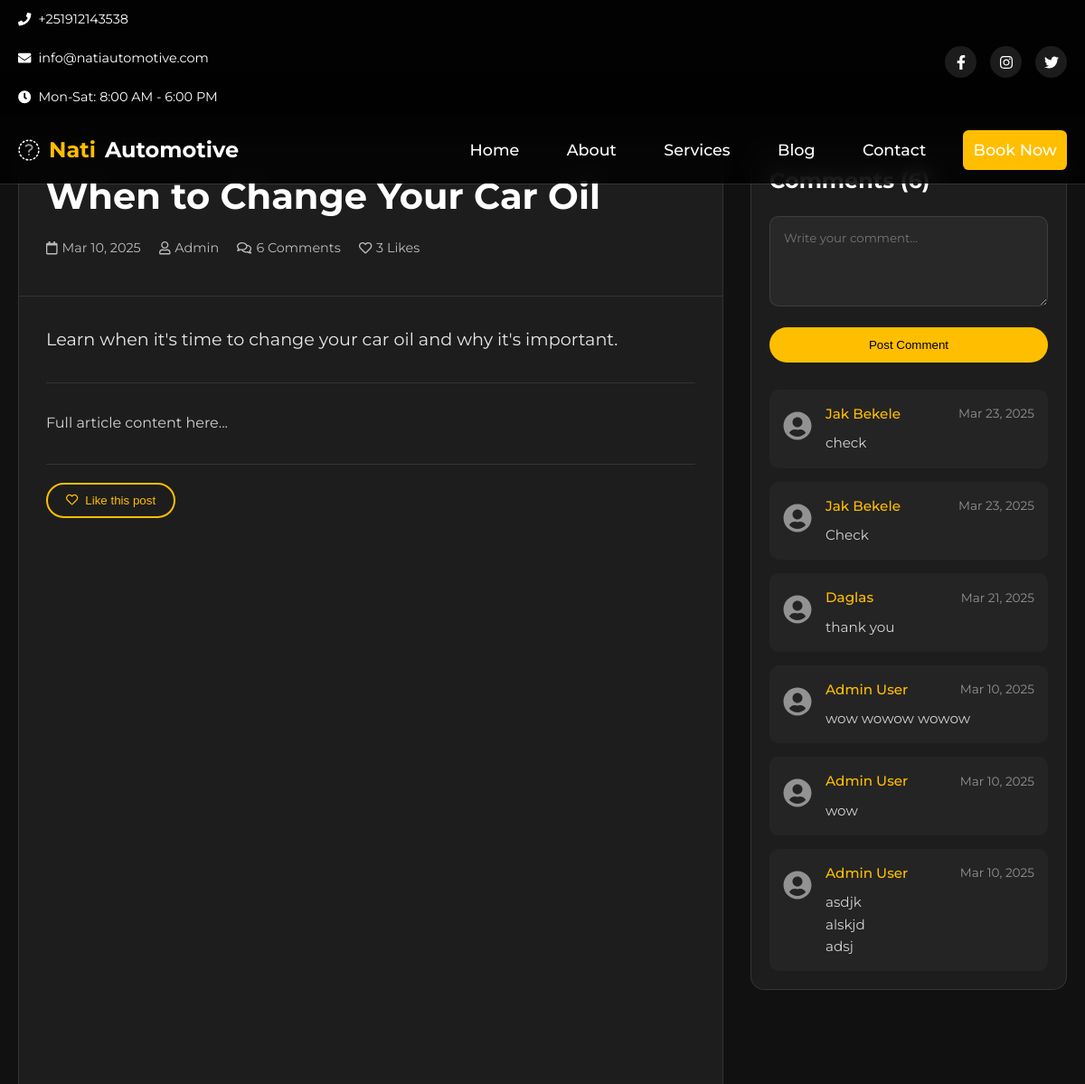
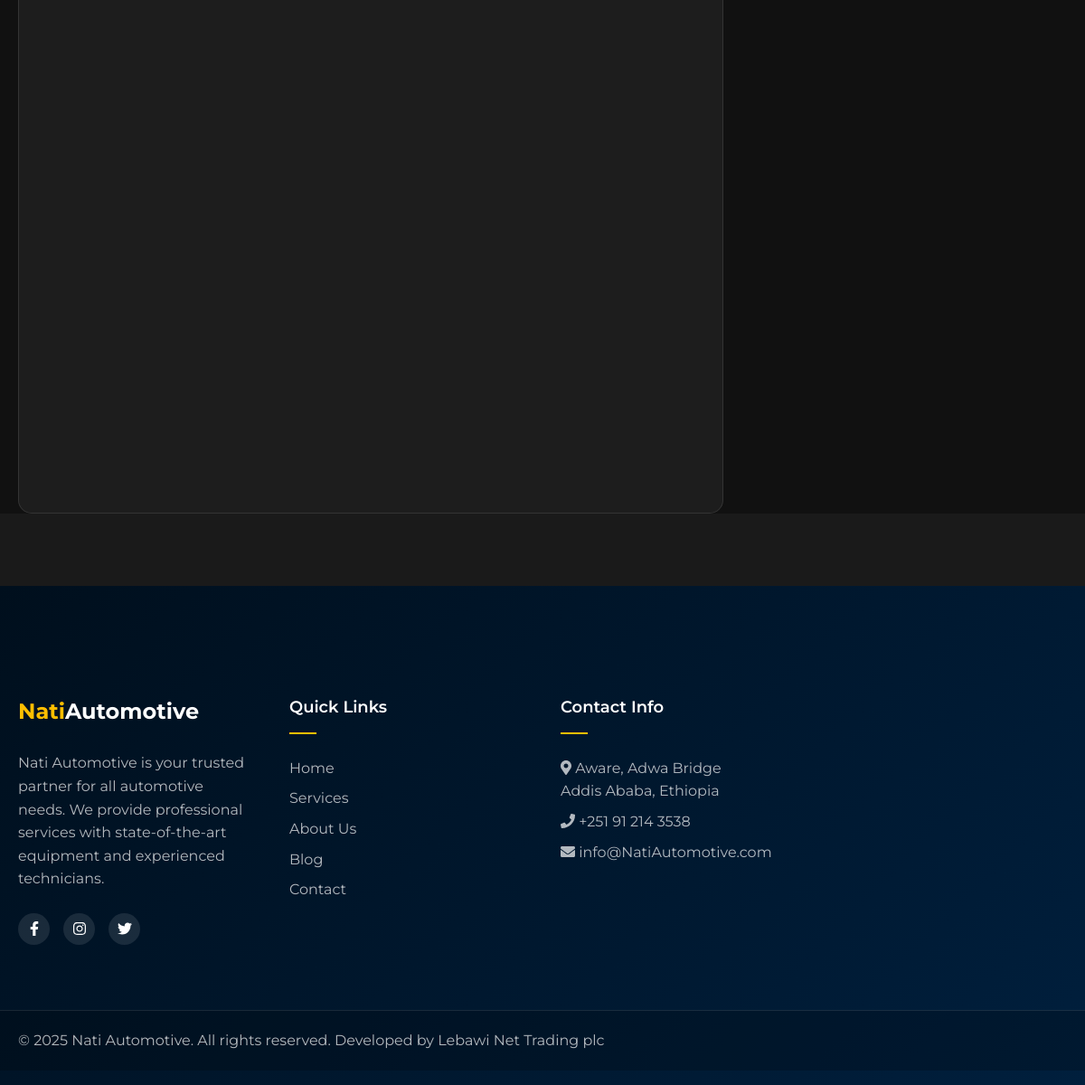
Screenshot of /website/blog-single.php?id=1 with the database file from the repository (2 pictures, top to bottom).
### tables this page shows
CREATE TABLE `tbl_blog` (
  `id` int(11) NOT NULL,
  `title` varchar(255) NOT NULL,
  `writer` varchar(100) DEFAULT 'Admin',
  `date` timestamp NOT NULL DEFAULT current_timestamp(),
  `s_article` text DEFAULT NULL,
  `content` text DEFAULT NULL,
  `image_url` varchar(255) DEFAULT NULL,
  `status` enum('featured','none') DEFAULT 'none'
);

CREATE TABLE `tbl_blog_comments` (
  `id` int(11) NOT NULL,
  `blog_id` int(11) NOT NULL,
  `user_id` int(11) NOT NULL,
  `parent_id` int(11) DEFAULT NULL,
  `comment` text NOT NULL,
  `created_at` timestamp NOT NULL DEFAULT current_timestamp()
);

CREATE TABLE `tbl_user` (
  `id` int(11) NOT NULL,
  `name` varchar(255) NOT NULL,
  `email` varchar(255) NOT NULL,
  `new_img_name` varchar(255) DEFAULT NULL,
  `car_brand` varchar(100) DEFAULT NULL,
  `role` varchar(20) DEFAULT 'user',
  `phonenum` varchar(20) NOT NULL,
  `password` varchar(255) NOT NULL,
  `created_at` timestamp NOT NULL DEFAULT current_timestamp()
);

### website/blog-single.php (the view, shortened to what this page needs)
<?php
require_once 'includes/blog_functions.php';
$blog_id = isset($_GET['id']) ? (int)$_GET['id'] : 0;
$sql = "SELECT b.*,
        (SELECT COUNT(*) FROM tbl_blog_comments WHERE blog_id = b.id) as comment_count,
        (SELECT COUNT(*) FROM tbl_blog_likes WHERE blog_id = b.id) as like_count
        FROM tbl_blog b
        WHERE b.id = ?";
$stmt = $conn->prepare($sql);
$stmt->bind_param("i", $blog_id);
$stmt->execute();
$result = $stmt->get_result();
$blog = $result->fetch_assoc();
$sql = "SELECT c.*, u.name as username, c.comment as comment_text
        FROM tbl_blog_comments c
        LEFT JOIN tbl_user u ON c.user_id = u.id
        WHERE c.blog_id = ?
        ORDER BY c.created_at DESC";
$stmt = $conn->prepare($sql);
$stmt->bind_param("i", $blog_id);
$stmt->execute();
$comments_result = $stmt->get_result();
$comments = [];
while ($row = $comments_result->fetch_assoc()) {
    $comments[] = $row;
}
?>
<!DOCTYPE html>
<html lang="en">
<head>
    <link rel="stylesheet" href="https://cdnjs.cloudflare.com/ajax/libs/font-awesome/5.15.4/css/all.min.css">
    <link rel="stylesheet" href="assets/css/style.css">
</head>
<body class="dark-theme">
    <?php include 'includes/header.php'; ?>
    <main class="blog-single-page">
        <div class="blog-container">
            <div class="blog-main-content">
                <article class="blog-post">
                    <div class="blog-header">
                        <h1><?php echo htmlspecialchars($blog['title']); ?></h1>
                        <div class="blog-meta">
                            <span class="date">
                                <i class="far fa-calendar"></i>
                                <?php echo date('M d, Y', strtotime($blog['date'])); ?>
                            </span>
                            <span class="author">
                                <i class="far fa-user"></i>
                                <?php echo htmlspecialchars($blog['writer']); ?>
                            </span>
                            <span class="comments">
                                <i class="far fa-comments"></i>
                                <?php echo $blog['comment_count']; ?> Comments
                            </span>
                            <span class="likes">
                                <i class="far fa-heart"></i>
                                <?php echo $blog['like_count']; ?> Likes
                            </span>
                        </div>
                    </div>
                    <div class="blog-content">
                        <?php if (!empty($blog['s_article'])): ?>
                            <div class="blog-summary">
                                <?php echo nl2br(htmlspecialchars($blog['s_article'])); ?>
                            </div>
                        <?php endif; ?>
                        <div class="blog-full-content">
                            <?php echo nl2br(htmlspecialchars($blog['content'])); ?>
                        </div>
                        <div class="blog-actions">
                            <form method="POST" class="like-form">
                                <button type="submit" class="like-btn <?php echo $is_liked ? 'liked' : ''; ?>">
                                    <i class="<?php echo $is_liked ? 'fas' : 'far'; ?> fa-heart"></i>
                                    Like this post
                                </button>
                            </form>
                        </div>
                    </div>
                </article>
            </div>
            <aside class="comments-sidebar">
                <div class="comments-section">
                    <h2>Comments (<?php echo count($comments); ?>)</h2>
                    <div class="comment-form-wrapper">
                        <form method="POST" class="comment-form">
                            <textarea name="comment_text" placeholder="Write your comment..." required></textarea>
                            <button type="submit" class="post-comment-btn">Post Comment</button>
                        </form>
                    </div>
                    <div class="comments-list">
                        <?php foreach($comments as $comment): ?>
                            <div class="comment">
                                <div class="comment-avatar">
                                    <i class="fas fa-user-circle"></i>
                                </div>
                                <div class="comment-content">
                                    <div class="comment-header">
                                        <span class="comment-author">
                                            <?php echo htmlspecialchars($comment['username'] ?? 'Anonymous'); ?>
                                        </span>
                                        <span class="comment-date">
                                            <?php echo date('M d, Y', strtotime($comment['created_at'])); ?>
                                        </span>
                                    </div>
                                    <div class="comment-text">
                                        <?php echo nl2br(htmlspecialchars($comment['comment_text'])); ?>
                                    </div>
                                </div>
                            </div>
                        <?php endforeach; ?>
                    </div>
                </div>
            </aside>
        </div>
    </main>
    <?php include 'includes/footer.php'; ?>
</body>
</html>

### website/assets/css/style.css (style rules this page uses)
:root { --primary-color: #ff3333; --secondary-color: #ffbe00; --dark-bg: #1a1a1a; --darker-bg: #121212; --light-text: #ffffff; --gray-text: #888888; --transition: all 0.3s ease; }
* { margin: 0; padding: 0; box-sizing: border-box; }
body { font-family: 'Montserrat', sans-serif; line-height: 1.6; background-color: var(--dark-bg); color: var(--light-text); font-size: 1rem; }
.blog-content { padding: 1rem; color: #fff; }
.blog-meta { display: flex; gap: 0.7rem; margin-bottom: 0.7rem; font-size: 0.9rem; color: rgba(255,255,255,0.7); }
.blog-meta span { display: flex; align-items: center; gap: 0.3rem; }

### website/blog-single.php (style rules this page uses)
.blog-single-page { padding: 80px 0 0; background: #111; min-height: calc(100vh - 80px); margin-top: 80px; }
.blog-container { max-width: 1400px; margin: 0 auto; padding: 0 20px; display: grid; grid-template-columns: 1fr 400px; gap: 30px; }
.blog-main-content { background: rgba(255,255,255,0.05); border-radius: 15px; overflow: hidden; border: 1px solid rgba(255,255,255,0.1); }
.blog-header { padding: 30px; border-bottom: 1px solid rgba(255,255,255,0.1); }
.blog-header h1 { color: #fff; margin: 0 0 20px; font-size: 2.5rem; line-height: 1.3; }
.blog-meta { display: flex; flex-wrap: wrap; gap: 20px; color: rgba(255,255,255,0.7); font-size: 0.9rem; }
.blog-meta span { display: flex; align-items: center; gap: 5px; }
.blog-content { padding: 30px; color: #fff; }
.blog-summary { font-size: 1.2rem; line-height: 1.8; color: rgba(255,255,255,0.9); margin-bottom: 30px; padding-bottom: 30px; border-bottom: 1px solid rgba(255,255,255,0.1); }
.blog-full-content { line-height: 1.8; color: rgba(255,255,255,0.8); margin-bottom: 30px; }
.blog-actions { padding-top: 20px; border-top: 1px solid rgba(255,255,255,0.1); }
.like-btn { background: transparent; border: 2px solid #ffbe00; color: #ffbe00; padding: 10px 20px; border-radius: 25px; cursor: pointer; transition: all 0.3s ease; display: flex; align-items: center; gap: 8px; }
.comments-sidebar { position: sticky; top: 100px; height: calc(100vh - 120px); overflow-y: auto; }
.comments-section { background: rgba(255,255,255,0.05); border-radius: 15px; border: 1px solid rgba(255,255,255,0.1); padding: 20px; }
.comments-section h2 { color: #fff; margin: 0 0 20px; font-size: 1.5rem; }
.comment-form-wrapper { margin-bottom: 30px; }
.comment-form textarea { width: 100%; height: 100px; padding: 15px; border-radius: 10px; border: 1px solid rgba(255,255,255,0.1); background: rgba(255,255,255,0.05); color: #fff; margin-bottom: 15px; resize: vertical; font-family: inherit; }
.post-comment-btn { width: 100%; background: #ffbe00; color: #000; border: none; padding: 12px; border-radius: 25px; cursor: pointer; font-weight: 500; transition: all 0.3s ease; }
.comments-list { display: flex; flex-direction: column; gap: 15px; }
.comment { display: flex; gap: 15px; padding: 15px; background: rgba(255,255,255,0.03); border-radius: 10px; }
.comment-avatar { font-size: 2rem; color: rgba(255,255,255,0.5); flex-shrink: 0; }
.comment-content { flex: 1; min-width: 0; }
.comment-header { display: flex; justify-content: space-between; align-items: center; margin-bottom: 8px; }
.comment-author { color: #ffbe00; font-weight: 500; font-size: 0.95rem; }
.comment-date { color: rgba(255,255,255,0.5); font-size: 0.85rem; }
.comment-text { color: rgba(255,255,255,0.8); line-height: 1.6; font-size: 0.95rem; word-wrap: break-word; }
@media (max-width: 1200px) { .blog-container { grid-template-columns: 1fr 350px; } }

### rows the page displays
tbl_blog: title "When to Change Your Car Oil", date "Mar 10, 2025", writer "Admin", s_article "Learn when it's time to change your car oil and why it's important.", content "Full article content here..."
tbl_blog_comments: user.name "Jak Bekele", created_at "Mar 23, 2025", comment "check"
tbl_blog_comments: user.name "Jak Bekele", created_at "Mar 23, 2025", comment "Check"
tbl_blog_comments: user.name "Daglas", created_at "Mar 21, 2025", comment "thank you"
tbl_blog_comments: user.name "Admin User", created_at "Mar 10, 2025", comment "wow wowow wowow"
tbl_blog_comments: user.name "Admin User", created_at "Mar 10, 2025", comment "wow"
tbl_blog_comments: user.name "Admin User", created_at "Mar 10, 2025", comment "asdjk alskjd adsj"

### other values shown
$blog['comment_count'] "6"
$blog['like_count'] "3"
count($comments) "6"
